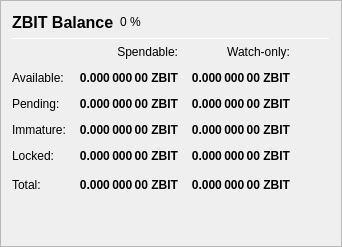
                   <widget class="QFrame" name="frame_Balances">
                    <property name="frameShape">
                     <enum>QFrame::StyledPanel</enum>
                    </property>
                    <property name="frameShadow">
                     <enum>QFrame::Raised</enum>
                    </property>
                    <layout class="QVBoxLayout" name="verticalLayout_4">
                     <item>
                      <layout class="QHBoxLayout" name="horizontalLayout_4">
                       <item>
                        <widget class="QLabel" name="label_5">
                         <property name="minimumSize">
                          <size>
                           <width>0</width>
                           <height>20</height>
                          </size>
                         </property>
                         <property name="font">
                          <font>
                           <pointsize>12</pointsize>
                           <weight>75</weight>
                           <bold>true</bold>
                          </font>
                         </property>
                         <property name="text">
                          <string>ZBIT Balance</string>
                         </property>
                        </widget>
                       </item>
                       <item>
                        <widget class="QLabel" name="labelZBITPercent">
                         <property name="text">
                          <string notr="true">0 %</string>
                         </property>
                        </widget>
                       </item>
                       <item>
                        <spacer name="horizontalSpacer_3">
                         <property name="orientation">
                          <enum>Qt::Horizontal</enum>
                         </property>
                         <property name="sizeHint" stdset="0">
                          <size>
                           <width>40</width>
                           <height>20</height>
                          </size>
                         </property>
                        </spacer>
                       </item>
                      </layout>
                     </item>
                     <item>
                      <widget class="Line" name="line_Balance">
                       <property name="minimumSize">
                        <size>
                         <width>0</width>
                         <height>1</height>
                        </size>
                       </property>
                       <property name="maximumSize">
                        <size>
                         <width>16777215</width>
                         <height>1</height>
                        </size>
                       </property>
                       <property name="orientation">
                        <enum>Qt::Horizontal</enum>
                       </property>
                      </widget>
                     </item>
                     <item>
                      <layout class="QGridLayout" name="gridLayout">
                       <property name="spacing">
                        <number>12</number>
                       </property>
                       <item row="0" column="1">
                        <widget class="QLabel" name="labelSpendable">
                         <property name="text">
                          <string>Spendable:</string>
                         </property>
                         <property name="alignment">
                          <set>Qt::AlignRight|Qt::AlignTrailing|Qt::AlignVCenter</set>
                         </property>
                        </widget>
                       </item>
                       <item row="0" column="2">
                        <widget class="QLabel" name="labelWatchonly">
                         <property name="text">
                          <string>Watch-only:</string>
                         </property>
                         <property name="alignment">
                          <set>Qt::AlignRight|Qt::AlignTrailing|Qt::AlignVCenter</set>
                         </property>
                        </widget>
                       </item>
                       <item row="1" column="0">
                        <widget class="QLabel" name="labelBalanceText">
                         <property name="text">
                          <string>Available:</string>
                         </property>
                        </widget>
                       </item>
                       <item row="1" column="1">
                        <widget class="QLabel" name="labelBalance">
                         <property name="font">
                          <font>
                           <weight>75</weight>
                           <bold>true</bold>
                          </font>
                         </property>
                         <property name="cursor">
                          <cursorShape>IBeamCursor</cursorShape>
                         </property>
                         <property name="toolTip">
                          <string>Your current spendable balance</string>
                         </property>
                         <property name="text">
                          <string notr="true">0.000 000 00 ZBIT</string>
                         </property>
                         <property name="alignment">
                          <set>Qt::AlignRight|Qt::AlignTrailing|Qt::AlignVCenter</set>
                         </property>
                         <property name="textInteractionFlags">
                          <set>Qt::LinksAccessibleByMouse|Qt::TextSelectableByKeyboard|Qt::TextSelectableByMouse</set>
                         </property>
                        </widget>
                       </item>
                       <item row="1" column="2">
                        <widget class="QLabel" name="labelWatchAvailable">
                         <property name="font">
                          <font>
                           <weight>75</weight>
                           <bold>true</bold>
                          </font>
                         </property>
                         <property name="cursor">
                          <cursorShape>IBeamCursor</cursorShape>
                         </property>
                         <property name="toolTip">
                          <string>Your current balance in watch-only addresses</string>
                         </property>
                         <property name="text">
                          <string notr="true">0.000 000 00 ZBIT</string>
                         </property>
                         <property name="alignment">
                          <set>Qt::AlignRight|Qt::AlignTrailing|Qt::AlignVCenter</set>
                         </property>
                         <property name="textInteractionFlags">
                          <set>Qt::LinksAccessibleByMouse|Qt::TextSelectableByKeyboard|Qt::TextSelectableByMouse</set>
                         </property>
                        </widget>
                       </item>
                       <item row="2" column="0">
                        <widget class="QLabel" name="labelPendingText">
                         <property name="text">
                          <string>Pending:</string>
                         </property>
                        </widget>
                       </item>
                       <item row="2" column="1">
                        <widget class="QLabel" name="labelUnconfirmed">
                         <property name="font">
                          <font>
                           <weight>75</weight>
                           <bold>true</bold>
                          </font>
                         </property>
                         <property name="cursor">
                          <cursorShape>IBeamCursor</cursorShape>
                         </property>
                         <property name="toolTip">
                          <string>Total of transactions that have yet to be confirmed, and do not yet count toward the spendable balance</string>
                         </property>
                         <property name="text">
                          <string notr="true">0.000 000 00 ZBIT</string>
                         </property>
                         <property name="alignment">
                          <set>Qt::AlignRight|Qt::AlignTrailing|Qt::AlignVCenter</set>
                         </property>
                         <property name="textInteractionFlags">
                          <set>Qt::LinksAccessibleByMouse|Qt::TextSelectableByKeyboard|Qt::TextSelectableByMouse</set>
                         </property>
                        </widget>
                       </item>
                       <item row="2" column="2">
                        <widget class="QLabel" name="labelWatchPending">
                         <property name="font">
                          <font>
                           <weight>75</weight>
                           <bold>true</bold>
                          </font>
                         </property>
                         <property name="cursor">
                          <cursorShape>IBeamCursor</cursorShape>
                         </property>
                         <property name="toolTip">
                          <string>Unconfirmed transactions to watch-only addresses</string>
                         </property>
                         <property name="text">
                          <string notr="true">0.000 000 00 ZBIT</string>
                         </property>
                         <property name="alignment">
                          <set>Qt::AlignRight|Qt::AlignTrailing|Qt::AlignVCenter</set>
                         </property>
                         <property name="textInteractionFlags">
                          <set>Qt::LinksAccessibleByMouse|Qt::TextSelectableByKeyboard|Qt::TextSelectableByMouse</set>
                         </property>
                        </widget>
                       </item>
                       <item row="3" column="0">
                        <widget class="QLabel" name="labelImmatureText">
                         <property name="text">
                          <string>Immature:</string>
                         </property>
                        </widget>
                       </item>
                       <item row="3" column="1">
                        <widget class="QLabel" name="labelImmature">
                         <property name="font">
                          <font>
                           <weight>75</weight>
                           <bold>true</bold>
                          </font>
                         </property>
                         <property name="cursor">
                          <cursorShape>IBeamCursor</cursorShape>
                         </property>
                         <property name="toolTip">
                          <string>Staked or masternode rewards that has not yet matured</string>
                         </property>
                         <property name="text">
                          <string notr="true">0.000 000 00 ZBIT</string>
                         </property>
                         <property name="alignment">
                          <set>Qt::AlignRight|Qt::AlignTrailing|Qt::AlignVCenter</set>
                         </property>
                         <property name="textInteractionFlags">
                          <set>Qt::LinksAccessibleByMouse|Qt::TextSelectableByKeyboard|Qt::TextSelectableByMouse</set>
                         </property>
                        </widget>
                       </item>
                       <item row="3" column="2">
                        <widget class="QLabel" name="labelWatchImmature">
                         <property name="font">
                          <font>
                           <weight>75</weight>
                           <bold>true</bold>
                          </font>
                         </property>
                         <property name="cursor">
                          <cursorShape>IBeamCursor</cursorShape>
                         </property>
                         <property name="toolTip">
                          <string>Staked or masternode rewards in watch-only addresses that has not yet matured</string>
                         </property>
                         <property name="text">
                          <string notr="true">0.000 000 00 ZBIT</string>
                         </property>
                         <property name="alignment">
                          <set>Qt::AlignRight|Qt::AlignTrailing|Qt::AlignVCenter</set>
                         </property>
                         <property name="textInteractionFlags">
                          <set>Qt::LinksAccessibleByMouse|Qt::TextSelectableByKeyboard|Qt::TextSelectableByMouse</set>
                         </property>
                        </widget>
                       </item>
                       <item row="4" column="0">
                        <widget class="QLabel" name="labelLockedBalanceText">
                         <property name="toolTip">
                          <string>Locked ZBIT or Masternode collaterals. These are excluded from zZBIT minting.</string>
                         </property>
                         <property name="text">
                          <string>Locked:</string>
                         </property>
                        </widget>
                       </item>
                       <item row="4" column="1">
                        <widget class="QLabel" name="labelLockedBalance">
                         <property name="font">
                          <font>
                           <weight>75</weight>
                           <bold>true</bold>
                          </font>
                         </property>
                         <property name="cursor">
                          <cursorShape>IBeamCursor</cursorShape>
                         </property>
                         <property name="toolTip">
                          <string>Locked ZBIT or Masternode collaterals. These are excluded from zZBIT minting.</string>
                         </property>
                         <property name="text">
                          <string notr="true">0.000 000 00 ZBIT</string>
                         </property>
                         <property name="alignment">
                          <set>Qt::AlignRight|Qt::AlignTrailing|Qt::AlignVCenter</set>
                         </property>
                         <property name="textInteractionFlags">
                          <set>Qt::LinksAccessibleByMouse|Qt::TextSelectableByKeyboard|Qt::TextSelectableByMouse</set>
                         </property>
                        </widget>
                       </item>
                       <item row="4" column="2">
                        <widget class="QLabel" name="labelWatchLocked">
                         <property name="font">
                          <font>
                           <weight>75</weight>
                           <bold>true</bold>
                          </font>
                         </property>
                         <property name="cursor">
                          <cursorShape>IBeamCursor</cursorShape>
                         </property>
                         <property name="toolTip">
                          <string>Current locked balance in watch-only addresses</string>
                         </property>
                         <property name="text">
                          <string notr="true">0.000 000 00 ZBIT</string>
                         </property>
                         <property name="alignment">
                          <set>Qt::AlignRight|Qt::AlignTrailing|Qt::AlignVCenter</set>
                         </property>
                         <property name="textInteractionFlags">
                          <set>Qt::LinksAccessibleByMouse|Qt::TextSelectableByKeyboard|Qt::TextSelectableByMouse</set>
                         </property>
                        </widget>
                       </item>
                       <item row="5" column="0">
                        <widget class="QLabel" name="labelTotalText">
                         <property name="toolTip">
                          <string>Your current Zubit balance, unconfirmed and immature transactions included</string>
                         </property>
                         <property name="text">
                          <string>Total:</string>
                         </property>
                        </widget>
                       </item>
                       <item row="5" column="1">
                        <widget class="QLabel" name="labelTotal">
                         <property name="font">
                          <font>
                           <weight>75</weight>
                           <bold>true</bold>
                          </font>
                         </property>
                         <property name="cursor">
                          <cursorShape>IBeamCursor</cursorShape>
                         </property>
                         <property name="toolTip">
                          <string>Your current Zubit balance, unconfirmed and immature transactions included</string>
                         </property>
                         <property name="text">
                          <string notr="true">0.000 000 00 ZBIT</string>
                         </property>
                         <property name="alignment">
                          <set>Qt::AlignRight|Qt::AlignTrailing|Qt::AlignVCenter</set>
                         </property>
                         <property name="textInteractionFlags">
                          <set>Qt::LinksAccessibleByMouse|Qt::TextSelectableByKeyboard|Qt::TextSelectableByMouse</set>
                         </property>
                        </widget>
                       </item>
                       <item row="5" column="2">
                        <widget class="QLabel" name="labelWatchTotal">
                         <property name="font">
                          <font>
                           <weight>75</weight>
                           <bold>true</bold>
                          </font>
                         </property>
                         <property name="cursor">
                          <cursorShape>IBeamCursor</cursorShape>
                         </property>
                         <property name="toolTip">
                          <string>Current total balance in watch-only addresses</string>
                         </property>
                         <property name="text">
                          <string notr="true">0.000 000 00 ZBIT</string>
                         </property>
                         <property name="alignment">
                          <set>Qt::AlignRight|Qt::AlignTrailing|Qt::AlignVCenter</set>
                         </property>
                         <property name="textInteractionFlags">
                          <set>Qt::LinksAccessibleByMouse|Qt::TextSelectableByKeyboard|Qt::TextSelectableByMouse</set>
                         </property>
                        </widget>
                       </item>
                       <item row="5" column="3">
                        <spacer name="horizontalSpacer_9">
                         <property name="orientation">
                          <enum>Qt::Horizontal</enum>
                         </property>
                         <property name="sizeHint" stdset="0">
                          <size>
                           <width>40</width>
                           <height>20</height>
                          </size>
                         </property>
                        </spacer>
                       </item>
                      </layout>
                     </item>
                     <item>
                      <spacer name="verticalSpacer_3">
                       <property name="orientation">
                        <enum>Qt::Vertical</enum>
                       </property>
                       <property name="sizeHint" stdset="0">
                        <size>
                         <width>20</width>
                         <height>40</height>
                        </size>
                       </property>
                      </spacer>
                     </item>
                    </layout>
                   </widget>
